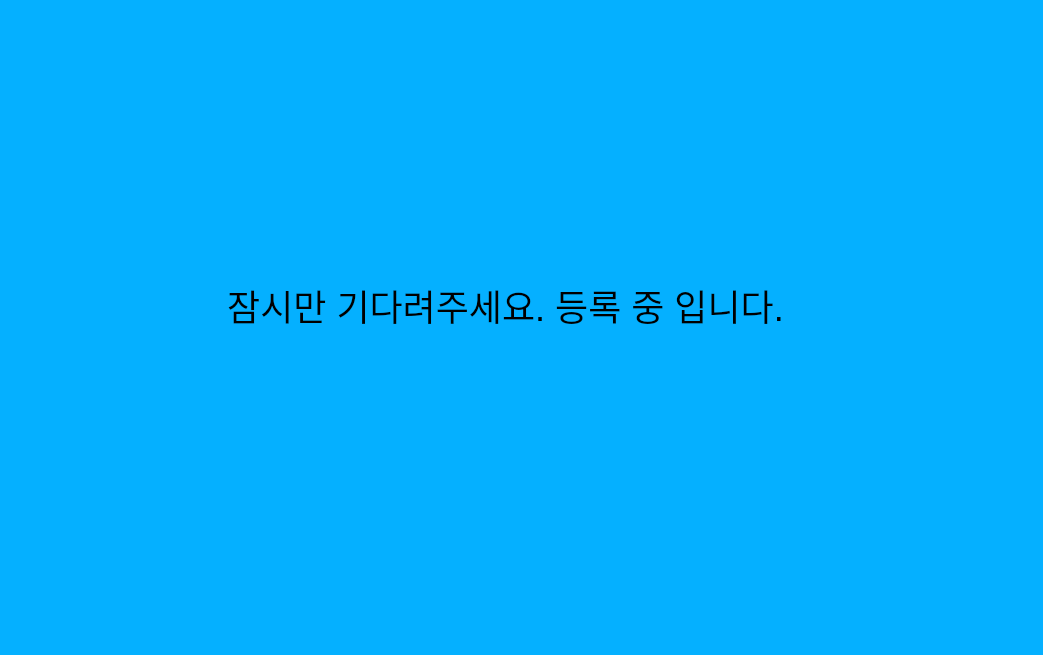
<?xml version="1.0" encoding="UTF-8"?>
<ui version="4.0">
 <class>Dialog</class>
 <widget class="QDialog" name="Dialog">
  <property name="geometry">
   <rect>
    <x>0</x>
    <y>0</y>
    <width>1043</width>
    <height>655</height>
   </rect>
  </property>
  <property name="windowTitle">
   <string>Dialog</string>
  </property>
  <property name="styleSheet">
   <string notr="true">background-color: rgb(5, 176, 255);</string>
  </property>
  <widget class="QLabel" name="label">
   <property name="geometry">
    <rect>
     <x>140</x>
     <y>110</y>
     <width>731</width>
     <height>391</height>
    </rect>
   </property>
   <property name="font">
    <font>
     <pointsize>27</pointsize>
    </font>
   </property>
   <property name="text">
    <string>잠시만 기다려주세요. 등록 중 입니다.</string>
   </property>
   <property name="alignment">
    <set>Qt::AlignCenter</set>
   </property>
  </widget>
 </widget>
 <resources/>
 <connections/>
</ui>
